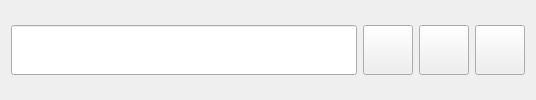
    <widget class="QFrame" name="FRAMERECHERCHE">
     <property name="frameShape">
      <enum>QFrame::Shape::NoFrame</enum>
     </property>
     <property name="frameShadow">
      <enum>QFrame::Shadow::Raised</enum>
     </property>
     <layout class="QVBoxLayout" name="verticalLayout_8">
      <item>
       <layout class="QHBoxLayout" name="horizontalLayout_3">
        <item>
         <widget class="QLineEdit" name="IDC_SEARCHBAR">
          <property name="minimumSize">
           <size>
            <width>0</width>
            <height>30</height>
           </size>
          </property>
          <property name="font">
           <font>
            <pointsize>30</pointsize>
           </font>
          </property>
         </widget>
        </item>
        <item>
         <widget class="QPushButton" name="IDC_MODESEARCHBAR">
          <property name="minimumSize">
           <size>
            <width>50</width>
            <height>50</height>
           </size>
          </property>
          <property name="maximumSize">
           <size>
            <width>50</width>
            <height>50</height>
           </size>
          </property>
          <property name="text">
           <string/>
          </property>
          <property name="iconSize">
           <size>
            <width>40</width>
            <height>40</height>
           </size>
          </property>
         </widget>
        </item>
        <item>
         <widget class="QPushButton" name="IDC_AUTREMOTEUR">
          <property name="minimumSize">
           <size>
            <width>50</width>
            <height>50</height>
           </size>
          </property>
          <property name="maximumSize">
           <size>
            <width>50</width>
            <height>50</height>
           </size>
          </property>
          <property name="font">
           <font>
            <pointsize>13</pointsize>
           </font>
          </property>
          <property name="text">
           <string/>
          </property>
          <property name="icon">
           <iconset resource="../../resource.qrc">
            <normaloff>:/recherche/img/recherche/searchengine.png</normaloff>:/recherche/img/recherche/searchengine.png</iconset>
          </property>
          <property name="iconSize">
           <size>
            <width>40</width>
            <height>40</height>
           </size>
          </property>
         </widget>
        </item>
        <item>
         <widget class="QPushButton" name="IDC_SHOWHIST">
          <property name="minimumSize">
           <size>
            <width>50</width>
            <height>50</height>
           </size>
          </property>
          <property name="maximumSize">
           <size>
            <width>50</width>
            <height>50</height>
           </size>
          </property>
          <property name="font">
           <font>
            <pointsize>13</pointsize>
           </font>
          </property>
          <property name="text">
           <string/>
          </property>
          <property name="icon">
           <iconset resource="../../resource.qrc">
            <normaloff>:/recherche/img/recherche/historique.png</normaloff>:/recherche/img/recherche/historique.png</iconset>
          </property>
          <property name="iconSize">
           <size>
            <width>40</width>
            <height>40</height>
           </size>
          </property>
         </widget>
        </item>
       </layout>
      </item>
     </layout>
    </widget>
